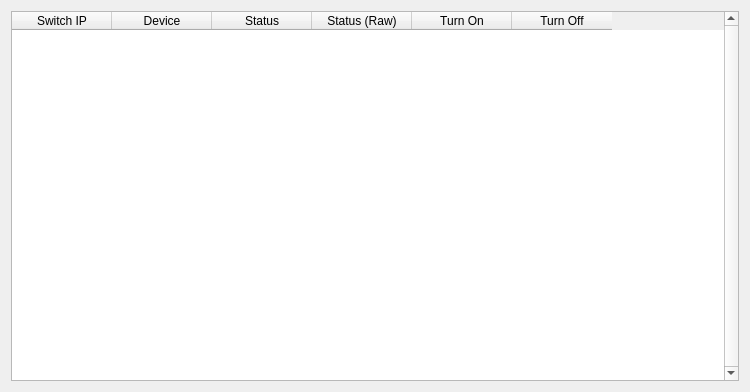
<?xml version="1.0" encoding="UTF-8"?>
<ui version="4.0">
 <class>form</class>
 <widget class="QWidget" name="form">
  <property name="geometry">
   <rect>
    <x>0</x>
    <y>0</y>
    <width>750</width>
    <height>392</height>
   </rect>
  </property>
  <property name="windowTitle">
   <string>formName</string>
  </property>
  <layout class="QVBoxLayout" name="verticalLayout_3">
   <item>
    <widget class="QTableWidget" name="table">
     <property name="sizePolicy">
      <sizepolicy hsizetype="Expanding" vsizetype="Expanding">
       <horstretch>0</horstretch>
       <verstretch>0</verstretch>
      </sizepolicy>
     </property>
     <property name="verticalScrollBarPolicy">
      <enum>Qt::ScrollBarAlwaysOn</enum>
     </property>
     <property name="dragEnabled">
      <bool>false</bool>
     </property>
     <property name="alternatingRowColors">
      <bool>false</bool>
     </property>
     <attribute name="horizontalHeaderVisible">
      <bool>true</bool>
     </attribute>
     <attribute name="horizontalHeaderCascadingSectionResizes">
      <bool>true</bool>
     </attribute>
     <attribute name="horizontalHeaderMinimumSectionSize">
      <number>57</number>
     </attribute>
     <column>
      <property name="text">
       <string>Switch IP</string>
      </property>
      <property name="font">
       <font>
        <weight>50</weight>
        <bold>false</bold>
       </font>
      </property>
     </column>
     <column>
      <property name="text">
       <string>Device</string>
      </property>
     </column>
     <column>
      <property name="text">
       <string>Status</string>
      </property>
     </column>
     <column>
      <property name="text">
       <string>Status (Raw)</string>
      </property>
     </column>
     <column>
      <property name="text">
       <string>Turn On</string>
      </property>
     </column>
     <column>
      <property name="text">
       <string>Turn Off</string>
      </property>
     </column>
    </widget>
   </item>
  </layout>
 </widget>
 <resources/>
 <connections/>
</ui>
